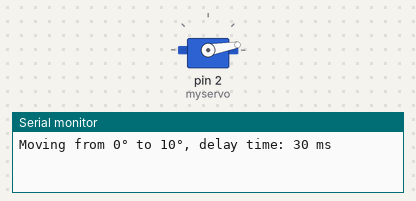
A sketch run on a simulated Arduino Uno, built with avr-gcc and run on an emulated ATmega328P. Parts: servo, the last lines printed to the serial monitor.

Above: at 0.1 s.
At 8.3 s:
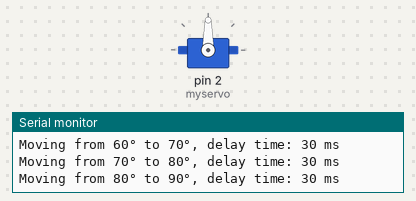
At 17.6 s:
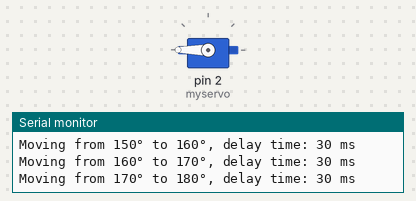
At 35.1 s:
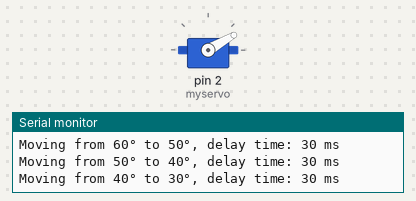
Timing chart, 0 to 39.6 s (numbered marks = the images above):
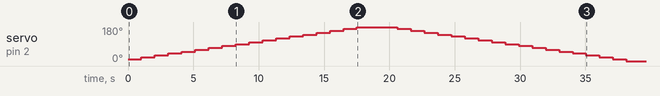

Measured:
- by itself, servo on pin 2 (myservo): rises from 10° to 180° in 16.5 s, then falls to 0° in 20.6 s

The sketch:

TestServo.ino
```cpp
/*
 Controlling a servo position using a potentiometer (variable resistor)
 by Michal Rinott <http://people.interaction-ivrea.it/m.rinott>

 modified on 8 Nov 2013
 by Scott Fitzgerald
 http://www.arduino.cc/en/Tutorial/Knob
*/

#include <Servo.h>

Servo myservo;  // create Servo object to control a servo
// Function to set servo angle with calculated delay for SG90
int moveServoWithDelay(int currentAngle, int targetAngle) {
  // Calculate angle change
  int angleChange = abs(targetAngle - currentAngle);

  // Calculate delay time for SG90 servo (in milliseconds)
  int delayTime = angleChange * 3; // 0.12 sec for 60 degrees = 2 ms per degree

  // Move the servo to the target angle
  myservo.write(targetAngle);

  // Delay to allow the servo to reach the target position
  delay(delayTime);

  // Print the delay time for debugging
  Serial.print("Moving from ");
  Serial.print(currentAngle);
  Serial.print("° to ");
  Serial.print(targetAngle);
  Serial.print("°, delay time: ");
  Serial.print(delayTime);
  Serial.println(" ms");
  return targetAngle;
}


void setup() {
  myservo.attach(2);  // attaches the servo on pin 9 to the Servo object
  Serial.begin(9600);
}
int targetAngle = 0, currentAngle=0;
int dir = 0;
void testServo(){
  if(currentAngle > 180)
    dir = 1;
  if(currentAngle < 0)
    dir = 0;
  if(dir)
    targetAngle -= 10;
  else
    targetAngle += 10;
  currentAngle = moveServoWithDelay(currentAngle, targetAngle);
}
void loop() {
  testServo();                 // sets the servo position according to the scaled value
  delay(1000);                           // waits for the servo to get there
}
```
